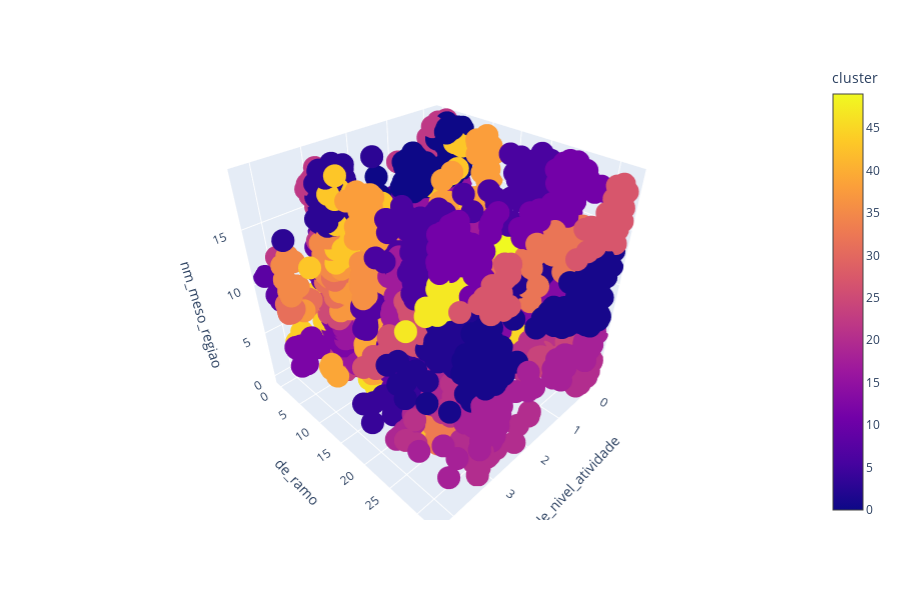

Source (notebook cell):
### Code cell
import plotly.express as px
fig = px.scatter_3d(sample_market, x='de_nivel_atividade',
                    y='de_ramo', z='nm_meso_regiao', color='cluster')
fig.show()

### Figure 1 — Plotly figure (JSON) as saved in the notebook; plotly's stock layout.template omitted (floating-point values rounded to 4 significant figures; data arrays with more than 128 entries replaced by an {"elided": "..."} marker saying what was removed)
{"data": [{"hoverlabel": {"namelength": 0}, "hovertemplate": "de_nivel_atividade=%{x}<br>de_ramo=%{y}<br>nm_meso_regiao=%{z}<br>cluster=%{marker.color}", "legendgroup": "", "marker": {"color": {"elided": "10000 int values"}, "coloraxis": "coloraxis", "symbol": "circle"}, "mode": "markers", "name": "", "scene": "scene", "showlegend": false, "type": "scatter3d", "x": {"elided": "10000 float values"}, "y": {"elided": "10000 float values"}, "z": {"elided": "10000 float values"}}], "layout": {"coloraxis": {"colorbar": {"title": {"text": "cluster"}}, "colorscale": [[0, "#0d0887"], [0.1111, "#46039f"], [0.2222, "#7201a8"], [0.3333, "#9c179e"], [0.4444, "#bd3786"], [0.5556, "#d8576b"], [0.6667, "#ed7953"], [0.7778, "#fb9f3a"], [0.8889, "#fdca26"], [1, "#f0f921"]]}, "height": 600, "legend": {"tracegroupgap": 0}, "margin": {"t": 60}, "scene": {"domain": {"x": [0, 0.98], "y": [0, 1]}, "xaxis": {"title": {"text": "de_nivel_atividade"}}, "yaxis": {"title": {"text": "de_ramo"}}, "zaxis": {"title": {"text": "nm_meso_regiao"}}}}}
